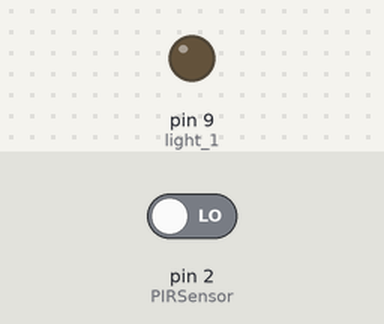
The sketch below on a simulated Arduino Uno, built with avr-gcc and run on an emulated ATmega328P. On the bench: output pins drawn as LEDs (lit = HIGH). The test bench sets the inputs (shaded band); at power-on: pin 2 (PIRSensor) LOW.

Above: at 1.2 s.
1.3 s: pin 2 (PIRSensor) driven HIGH
At 2.2 s:
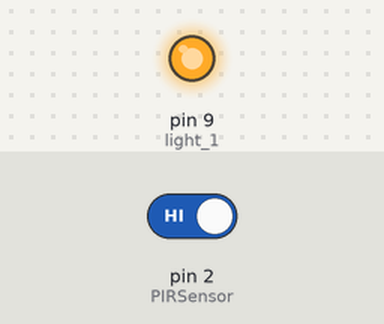
2.8 s: pin 2 (PIRSensor) driven LOW
At 3.8 s:
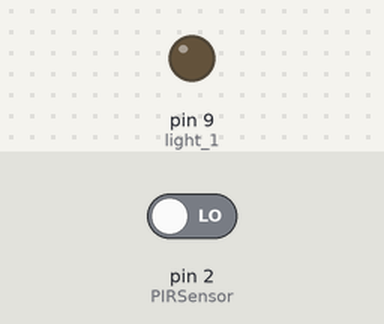
Timing chart, 0 to 5.8 s (numbered marks = the images above; inputs shaded):
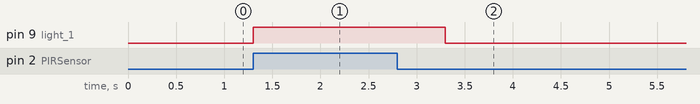

The sketch:

motion_sensor.ino
```cpp
int PIRSensor = 2;
int light_1 = 9;


void setup(){
  pinMode (PIRSensor,INPUT);
  pinMode (light_1, OUTPUT);

  Serial.begin(57600);
}

void loop (){
  digitalWrite (light_1,LOW);

  if (digitalRead(PIRSensor) == HIGH){
    digitalWrite(light_1,HIGH);
    delay(1000);
  }
}
```

Measured:
- after the input at 1.3 s, pin 9 (light_1): LOW → HIGH at once
- after the input at 2.8 s, pin 9 (light_1): HIGH → LOW after 0.50 s
